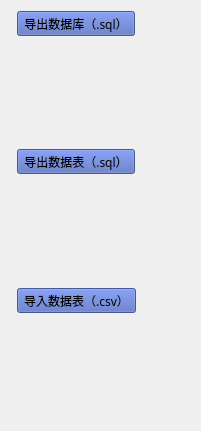
     <widget class="QWidget" name="formLayoutWidget">
      <property name="geometry">
       <rect>
        <x>330</x>
        <y>86</y>
        <width>201</width>
        <height>431</height>
       </rect>
      </property>
      <layout class="QFormLayout" name="formLayout">
       <item row="0" column="1">
        <widget class="QToolButton" name="tosql1">
         <property name="font">
          <font>
           <family>宋体</family>
           <weight>50</weight>
           <bold>false</bold>
          </font>
         </property>
         <property name="styleSheet">
          <string notr="true">background-color:rgb(76,100,186,220)</string>
         </property>
         <property name="text">
          <string>导出数据库（.sql）</string>
         </property>
         <property name="icon">
          <iconset>
           <normaloff>../../../../../pictures/export.png</normaloff>../../../../../pictures/export.png</iconset>
         </property>
         <property name="iconSize">
          <size>
           <width>80</width>
           <height>80</height>
          </size>
         </property>
         <property name="toolButtonStyle">
          <enum>Qt::ToolButtonTextUnderIcon</enum>
         </property>
        </widget>
       </item>
       <item row="2" column="1">
        <widget class="QToolButton" name="tosql2">
         <property name="font">
          <font>
           <family>宋体</family>
           <weight>50</weight>
           <bold>false</bold>
          </font>
         </property>
         <property name="styleSheet">
          <string notr="true">background-color:rgb(76,100,186,220)</string>
         </property>
         <property name="text">
          <string>导出数据表（.sql）</string>
         </property>
         <property name="icon">
          <iconset>
           <normaloff>../../../../../pictures/export.png</normaloff>../../../../../pictures/export.png</iconset>
         </property>
         <property name="iconSize">
          <size>
           <width>70</width>
           <height>80</height>
          </size>
         </property>
         <property name="toolButtonStyle">
          <enum>Qt::ToolButtonTextUnderIcon</enum>
         </property>
        </widget>
       </item>
       <item row="5" column="1">
        <widget class="QToolButton" name="toexcel">
         <property name="font">
          <font>
           <family>宋体</family>
           <weight>50</weight>
           <bold>false</bold>
          </font>
         </property>
         <property name="styleSheet">
          <string notr="true">background-color:rgb(76,100,186,220)</string>
         </property>
         <property name="text">
          <string>导入数据表（.csv）</string>
         </property>
         <property name="icon">
          <iconset>
           <normaloff>../../../../../pictures/export.png</normaloff>../../../../../pictures/export.png</iconset>
         </property>
         <property name="iconSize">
          <size>
           <width>80</width>
           <height>80</height>
          </size>
         </property>
         <property name="popupMode">
          <enum>QToolButton::InstantPopup</enum>
         </property>
         <property name="toolButtonStyle">
          <enum>Qt::ToolButtonTextUnderIcon</enum>
         </property>
        </widget>
       </item>
       <item row="1" column="1">
        <spacer name="verticalSpacer">
         <property name="orientation">
          <enum>Qt::Vertical</enum>
         </property>
         <property name="sizeHint" stdset="0">
          <size>
           <width>20</width>
           <height>40</height>
          </size>
         </property>
        </spacer>
       </item>
       <item row="6" column="1">
        <spacer name="verticalSpacer_3">
         <property name="orientation">
          <enum>Qt::Vertical</enum>
         </property>
         <property name="sizeHint" stdset="0">
          <size>
           <width>20</width>
           <height>40</height>
          </size>
         </property>
        </spacer>
       </item>
       <item row="4" column="1">
        <spacer name="verticalSpacer_2">
         <property name="orientation">
          <enum>Qt::Vertical</enum>
         </property>
         <property name="sizeHint" stdset="0">
          <size>
           <width>20</width>
           <height>40</height>
          </size>
         </property>
        </spacer>
       </item>
      </layout>
     </widget>
